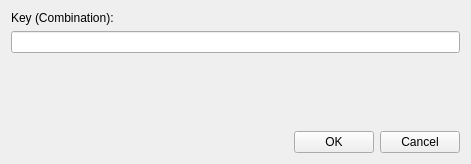
<?xml version="1.0" encoding="UTF-8"?>
<ui version="4.0">
 <class>KeyActionEditDialog</class>
 <widget class="QDialog" name="KeyActionEditDialog">
  <property name="geometry">
   <rect>
    <x>0</x>
    <y>0</y>
    <width>471</width>
    <height>164</height>
   </rect>
  </property>
  <property name="windowTitle">
   <string>Key Action Dialog</string>
  </property>
  <layout class="QGridLayout" name="gridLayout">
   <item row="0" column="0">
    <widget class="QLabel" name="label">
     <property name="text">
      <string>Key (Combination):</string>
     </property>
    </widget>
   </item>
   <item row="2" column="0">
    <spacer name="verticalSpacer_3">
     <property name="orientation">
      <enum>Qt::Vertical</enum>
     </property>
     <property name="sizeHint" stdset="0">
      <size>
       <width>20</width>
       <height>40</height>
      </size>
     </property>
    </spacer>
   </item>
   <item row="3" column="0">
    <layout class="QHBoxLayout" name="horizontalLayout_3">
     <item>
      <spacer name="horizontalSpacer">
       <property name="orientation">
        <enum>Qt::Horizontal</enum>
       </property>
       <property name="sizeHint" stdset="0">
        <size>
         <width>40</width>
         <height>20</height>
        </size>
       </property>
      </spacer>
     </item>
     <item>
      <widget class="QPushButton" name="ok">
       <property name="text">
        <string>OK</string>
       </property>
       <property name="autoDefault">
        <bool>false</bool>
       </property>
      </widget>
     </item>
     <item>
      <widget class="QPushButton" name="cancel">
       <property name="text">
        <string>Cancel</string>
       </property>
       <property name="autoDefault">
        <bool>false</bool>
       </property>
      </widget>
     </item>
    </layout>
   </item>
   <item row="1" column="0">
    <layout class="QHBoxLayout" name="horizontalLayout">
     <item>
      <widget class="QLineEdit" name="keyEdit">
      </widget>
     </item>
    </layout>
   </item>
  </layout>
 </widget>
 <resources/>
 <connections/>
</ui>
